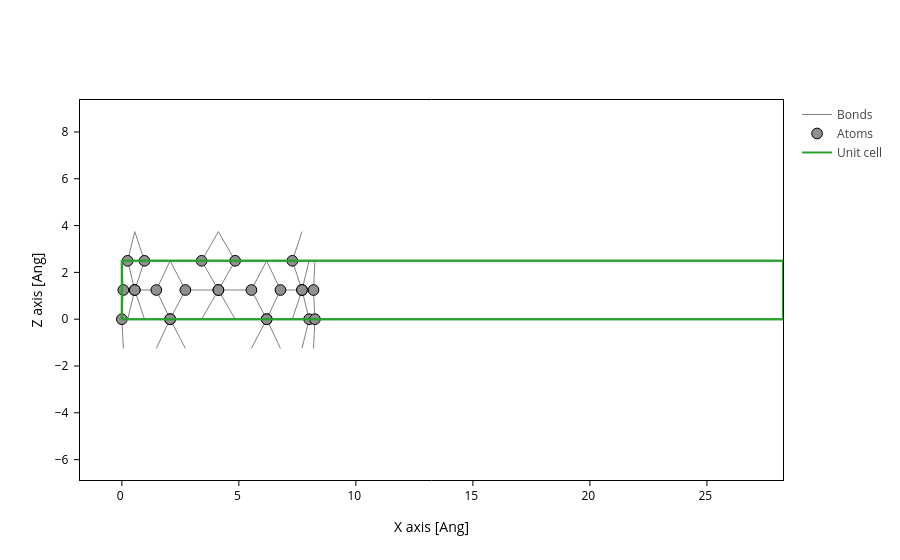

Write notebook code for a chart like this one.
### Markdown cell above
## 1. CNT band structure

### Code cell
cnt = si.Geometry.read("CNT/cnt_prist.xyz")
cnt.plot(axes="xz")

### Figure 1 — Plotly figure (JSON) as saved in the notebook; plotly's stock layout.template omitted (floating-point values rounded to 4 significant figures; data arrays with more than 128 entries replaced by an {"elided": "..."} marker saying what was removed)
{"data": [{"line": {"color": "gray", "width": 1.0}, "meta": {}, "mode": "lines", "name": "Bonds", "opacity": 1.0, "type": "scatter", "x": {"elided": "1113 float values"}, "y": {"elided": "1113 float values"}}, {"marker": {"color": "#909090", "line": {"color": "black", "width": 1.0}, "opacity": 1.0, "size": 10.72}, "meta": {}, "mode": "markers", "name": "Atoms", "opacity": 1, "type": "scatter", "x": [4.125, 4.842, 2.714, 2.063, 6.188, 6.777, 0.9651, 0.5527, 7.698, 8.002, 0.06267, 0.0, 8.251, 8.188, 0.2488, 7.698, 0.5527, 7.285, 1.474, 6.188, 2.063, 5.536, 3.409, 4.125], "y": [1.247, 2.494, 1.247, 0.0, 0.0, 1.247, 2.494, 1.247, 1.247, 0.0, 1.247, 0.0, 0.0, 1.247, 2.494, 1.247, 1.247, 2.494, 1.247, 0.0, 0.0, 1.247, 2.494, 1.247]}, {"meta": {}, "mode": "lines", "name": "Unit cell", "type": "scatter", "x": [0.0, 0.0, 28.25, 28.25, 0.0, 0.0, NaN, 0.0, 0.0, 0.0, 28.25, 28.25, 0.0, NaN, 28.25, 28.25, NaN, 28.25, 28.25], "y": [0.0, 0.0, 0.0, 2.494, 2.494, 0.0, NaN, 2.494, 2.494, 0.0, 0.0, 2.494, 2.494, NaN, 0.0, 0.0, NaN, 2.494, 2.494]}], "layout": {"scene": {"aspectmode": "data", "xaxis": {"title": {"text": "X axis [Ang]"}}, "yaxis": {"title": {"text": "Z axis [Ang]"}}}, "xaxis": {"scaleanchor": "y", "scaleratio": 1, "title": {"text": "X axis [Ang]"}}, "yaxis": {"title": {"text": "Z axis [Ang]"}}}}
